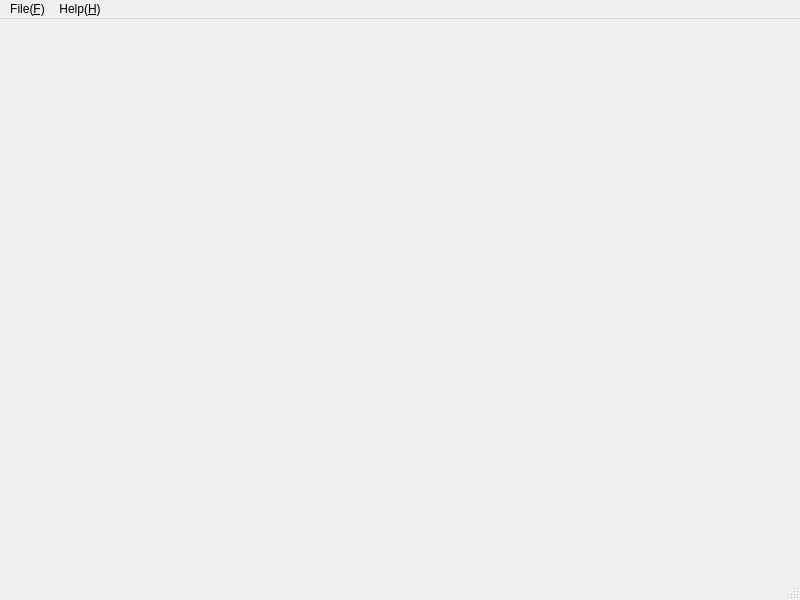
<?xml version="1.0" encoding="UTF-8"?>
<ui version="4.0">
 <class>MainWindow</class>
 <widget class="QMainWindow" name="MainWindow">
  <property name="geometry">
   <rect>
    <x>0</x>
    <y>0</y>
    <width>800</width>
    <height>600</height>
   </rect>
  </property>
  <property name="windowTitle">
   <string>MainWindow</string>
  </property>
  <widget class="QWidget" name="centralwidget"/>
  <widget class="QMenuBar" name="menubar">
   <property name="geometry">
    <rect>
     <x>0</x>
     <y>0</y>
     <width>800</width>
     <height>21</height>
    </rect>
   </property>
   <widget class="QMenu" name="menuFile">
    <property name="title">
     <string>File(&amp;F)</string>
    </property>
    <addaction name="m_Open"/>
    <addaction name="m_Search"/>
    <addaction name="m_Exit"/>
   </widget>
   <widget class="QMenu" name="menuHelp">
    <property name="title">
     <string>Help(&amp;H)</string>
    </property>
    <addaction name="m_About"/>
   </widget>
   <addaction name="menuFile"/>
   <addaction name="menuHelp"/>
  </widget>
  <widget class="QStatusBar" name="statusbar"/>
  <action name="m_Open">
   <property name="text">
    <string>Open</string>
   </property>
  </action>
  <action name="m_Exit">
   <property name="text">
    <string>Exit</string>
   </property>
  </action>
  <action name="m_About">
   <property name="text">
    <string>About</string>
   </property>
  </action>
  <action name="m_Search">
   <property name="text">
    <string>Search</string>
   </property>
  </action>
 </widget>
 <resources/>
 <connections>
  <connection>
   <sender>m_Exit</sender>
   <signal>triggered(bool)</signal>
   <receiver>MainWindow</receiver>
   <slot>close()</slot>
   <hints>
    <hint type="sourcelabel">
     <x>-1</x>
     <y>-1</y>
    </hint>
    <hint type="destinationlabel">
     <x>399</x>
     <y>299</y>
    </hint>
   </hints>
  </connection>
 </connections>
</ui>
